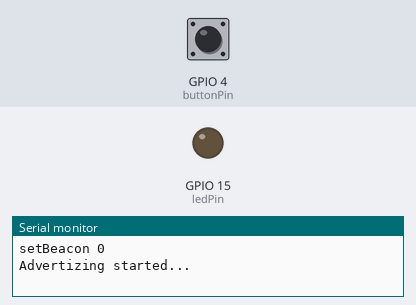
The program below on a simulated ESP32. Shown: output pins drawn as LEDs (lit = HIGH), the last lines printed to the serial monitor. The inputs (shaded band) are chosen by the test bench; at power-on: GPIO 4 (buttonPin) HIGH. Nothing arrives over Bluetooth unless stated.

Above: at 1.2 s.
1.3 s: GPIO 4 (buttonPin) pulled LOW for 0.15 s
At 1.9 s:
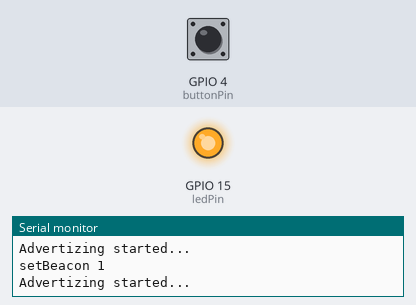
2.9 s: GPIO 4 (buttonPin) pulled LOW for 1 s
At 4.3 s:
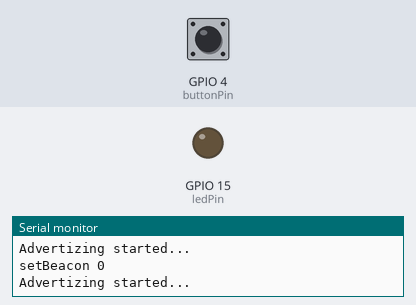
5.4 s: GPIO 4 (buttonPin) pulled LOW for 3.2 s
At 6.2 s:
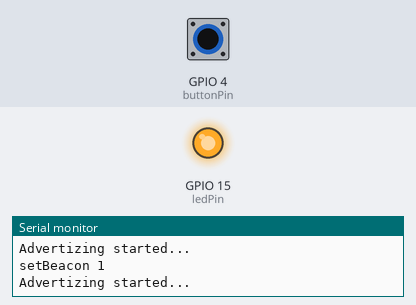
Timing chart, 0 to 8.4 s (numbered marks = the images above; inputs shaded):
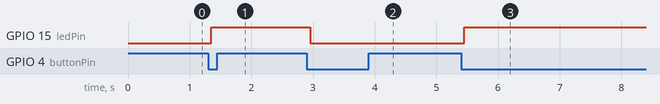

Measured:
- after the input at 1.3 s, GPIO 15 (ledPin): LOW → HIGH after 0.05 s
- after the input at 2.9 s, GPIO 15 (ledPin): HIGH → LOW after 0.05 s
- after the input at 5.4 s, GPIO 15 (ledPin): LOW → HIGH after 0.05 s

The program:

main.cpp
```cpp
#include <Arduino.h>

#include "BLEDevice.h"
#include "BLEUtils.h"
#include "BLEBeacon.h"

bool onAir;

const byte buttonPin = T0;
const byte ledPin = T3;
int ledState = LOW;

int buttonState;            // the current reading from the input pin
int lastButtonState = HIGH; // the previous reading from the input pin

// the following variables are unsigned longs because the time, measured in
// milliseconds, will quickly become a bigger number than can be stored in an int.
unsigned long lastDebounceTime = 0; // the last time the output pin was toggled
unsigned long debounceDelay = 50;   // the debounce time; increase if the output flickers

BLEAdvertising *pAdvertising;

#define BEACON_UUID "91973ce3-9518-4756-8d6b-26ede65fd022"

void setBeacon(bool isOnAir)
{
  Serial.printf("setBeacon %d\n", isOnAir);

  // Create the BLE Device
  BLEDevice::init("");

  pAdvertising = BLEDevice::getAdvertising();

  BLEBeacon oBeacon = BLEBeacon();
  oBeacon.setManufacturerId(0x4C00); // fake Apple 0x004C LSB (ENDIAN_CHANGE_U16!)
  oBeacon.setProximityUUID(BLEUUID(BEACON_UUID));
  oBeacon.setMajor(0);
  oBeacon.setMinor(isOnAir ? 1 : 0);
  BLEAdvertisementData oAdvertisementData = BLEAdvertisementData();
  BLEAdvertisementData oScanResponseData = BLEAdvertisementData();

  oAdvertisementData.setFlags(0x04); // BR_EDR_NOT_SUPPORTED 0x04

  std::string strServiceData = "";

  strServiceData += (char)26;   // Len
  strServiceData += (char)0xFF; // Type
  strServiceData += oBeacon.getData();
  oAdvertisementData.addData(strServiceData);

  pAdvertising->setAdvertisementData(oAdvertisementData);
  pAdvertising->setScanResponseData(oScanResponseData);

  // Start advertising
  pAdvertising->start();
  Serial.println("Advertizing started...");
}

void setup()
{
  Serial.begin(115200);

  pinMode(ledPin, OUTPUT);
  pinMode(buttonPin, INPUT_PULLUP);

  // set initial LED state
  digitalWrite(ledPin, ledState);

  onAir = false;

  setBeacon(onAir);
}

void loop()
{
  // read the state of the switch into a local variable:
  int reading = digitalRead(buttonPin);

  // check to see if you just pressed the button
  // (i.e. the input went from LOW to HIGH), and you've waited long enough
  // since the last press to ignore any noise:

  // If the switch changed, due to noise or pressing:
  if (reading != lastButtonState)
  {
    // reset the debouncing timer
    lastDebounceTime = millis();
  }

  if ((millis() - lastDebounceTime) > debounceDelay)
  {
    // whatever the reading is at, it's been there for longer than the debounce
    // delay, so take it as the actual current state:

    // if the button state has changed:
    if (reading != buttonState)
    {
      buttonState = reading;

      // only toggle the LED if the new button state is HIGH
      if (buttonState == LOW)
      {
        onAir = !onAir;
        ledState = !ledState;

        // set the LED:
        digitalWrite(ledPin, ledState);

        setBeacon(onAir);
      }
    }
  }

  // save the reading. Next time through the loop, it'll be the lastButtonState:
  lastButtonState = reading;
}
```
